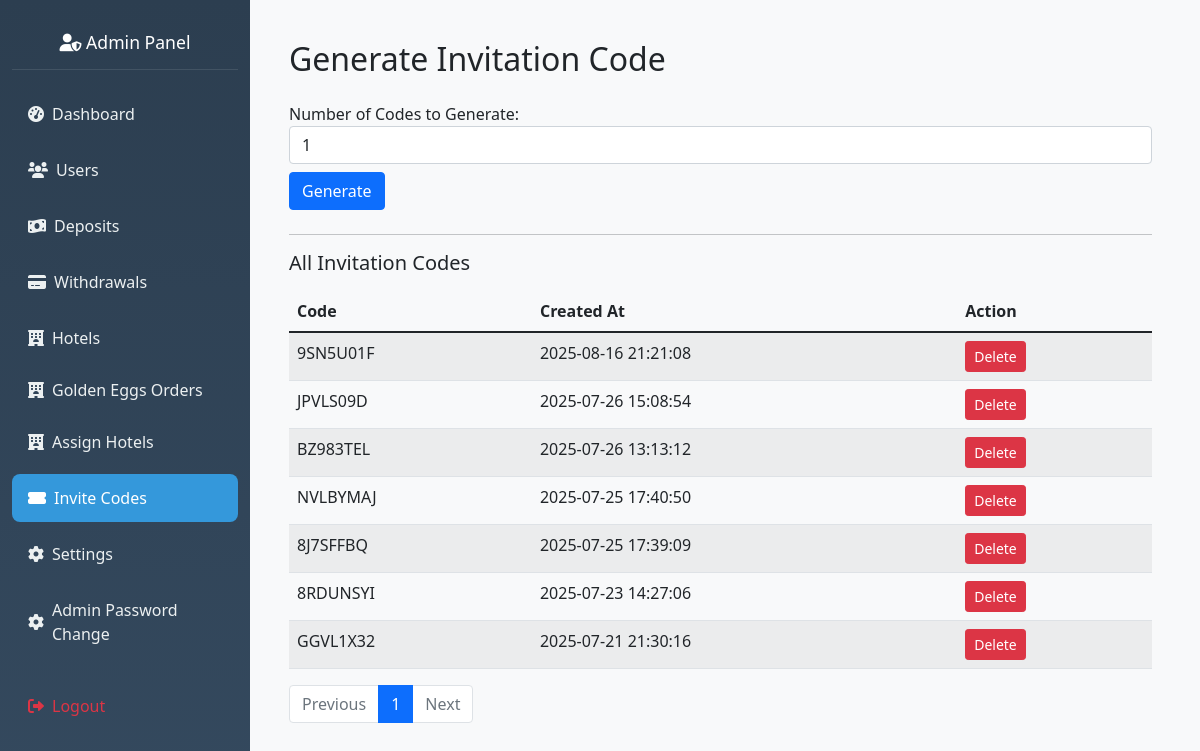
Screenshot of /admin/generate-invite (signed in) with the database file from the repository.
### hotel_app/models.py (models this page shows, shortened)
class InvitationCode(db.Model):
    __tablename__ = 'invitation_code'
    id = db.Column(db.Integer, primary_key=True)
    code = db.Column(db.String(20), unique=True, nullable=False)
    is_used = db.Column(db.Boolean, default=False)
    created_at = db.Column(db.DateTime, default=datetime.utcnow)

### hotel_app/routes.py (the view, shortened to what this page needs)
@app.route('/admin/generate-invite', methods=['GET', 'POST'])
@admin_required
def generate_invitation_code():
    page = request.args.get('page', 1, type=int)
    codes = InvitationCode.query.order_by(InvitationCode.id.desc()).paginate(
        page=page, per_page=20, error_out=False
    )
    return render_template('admin_invite.html', codes=codes)

### hotel_app/routes.py (called while the page is built)
def admin_required(f):
    @wraps(f)
    def wrapper(*args, **kwargs):
        admin_id = session.get('admin_id')
        if not admin_id:
            flash("Admin login required.", "danger")
            return redirect(url_for('admin_login'))
        admin = Admin.query.get(admin_id)
        if not admin or not admin.is_active:
            session.pop('admin_id', None)
            flash("Admin access denied.", "danger")
            return redirect(url_for('admin_login'))
        g.current_admin = admin
        return f(*args, **kwargs)
    return wrapper

@app.before_request
def check_admin_routes():
    if request.endpoint and request.endpoint.startswith('admin_') and request.endpoint != 'admin_login':
        if 'admin_id' not in session:
            return redirect(url_for('admin_login'))

### hotel_app/templates/admin_invite.html
{% extends "admin_base.html" %}
{% block content %}
<div class="container mt-4">
    <h2 class="mb-4">Generate Invitation Code</h2>
    <form method="POST" action="{{ url_for('generate_invitation_code') }}" class="mb-4">
        <div class="form-group">
            <label for="num_codes">Number of Codes to Generate:</label>
            <input type="number" name="num_codes" id="num_codes" class="form-control" min="1" value="1" required>
        </div>
        <button type="submit" class="btn btn-primary mt-2">Generate</button>
    </form>
    <hr>
    {% if codes and codes[0] is string %}
        <h5 class="mb-3">Recently Generated Code(s)</h5>
        <ul class="list-group mb-4">
            {% for code in codes %}
                <li class="list-group-item">{{ code }}</li>
            {% endfor %}
        </ul>
        <a href="{{ url_for('generate_invitation_code') }}" class="btn btn-secondary">View All Codes</a>
    {% elif codes and codes.items is defined %}
        <h5 class="mb-3">All Invitation Codes</h5>
        <table class="table table-striped">
            <thead>
                <tr>
                    <th>Code</th>
                    <th>Created At</th>
                    <th>Action</th>
                </tr>
            </thead>
            <tbody>
                {% for invite in codes.items %}
                    <tr>
                        <td>{{ invite.code }}</td>
                        <td>{{ invite.created_at.strftime('%Y-%m-%d %H:%M:%S') }}</td>
                        <td>
                            <form method="POST" action="{{ url_for('delete_invitation_code', code_id=invite.id) }}" onsubmit="return confirm('Are you sure you want to delete this code?');">
                                <button type="submit" class="btn btn-sm btn-danger">Delete</button>
                            </form>
                        </td>
                    </tr>
                {% endfor %}
            </tbody>
        </table>
        <nav>
            <ul class="pagination">
                {% if codes.has_prev %}
                    <li class="page-item">
                        <a class="page-link" href="{{ url_for('generate_invitation_code', page=codes.prev_num) }}">Previous</a>
                    </li>
                {% else %}
                    <li class="page-item disabled">
                        <span class="page-link">Previous</span>
                    </li>
                {% endif %}
                {% for page_num in codes.iter_pages(left_edge=1, right_edge=1, left_current=2, right_current=2) %}
                    {% if page_num %}
                        <li class="page-item {% if page_num == codes.page %}active{% endif %}">
                            <a class="page-link" href="{{ url_for('generate_invitation_code', page=page_num) }}">{{ page_num }}</a>
                        </li>
                    {% else %}
                        <li class="page-item disabled"><span class="page-link">…</span></li>
                    {% endif %}
                {% endfor %}
                {% if codes.has_next %}
                    <li class="page-item">
                        <a class="page-link" href="{{ url_for('generate_invitation_code', page=codes.next_num) }}">Next</a>
                    </li>
                {% else %}
                    <li class="page-item disabled">
                        <span class="page-link">Next</span>
                    </li>
                {% endif %}
            </ul>
        </nav>
    {% else %}
        <p>No invitation codes found.</p>
    {% endif %}
</div>
{% endblock %}

### rows the page displays
InvitationCode: code "9SN5U01F", created_at "2025-08-16 21:21:08"
InvitationCode: code "JPVLS09D", created_at "2025-07-26 15:08:54"
InvitationCode: code "BZ983TEL", created_at "2025-07-26 13:13:12"
InvitationCode: code "NVLBYMAJ", created_at "2025-07-25 17:40:50"
InvitationCode: code "8J7SFFBQ", created_at "2025-07-25 17:39:09"
InvitationCode: code "8RDUNSYI", created_at "2025-07-23 14:27:06"
InvitationCode: code "GGVL1X32", created_at "2025-07-21 21:30:16"

### other values shown
{{ page_num }} "1"
